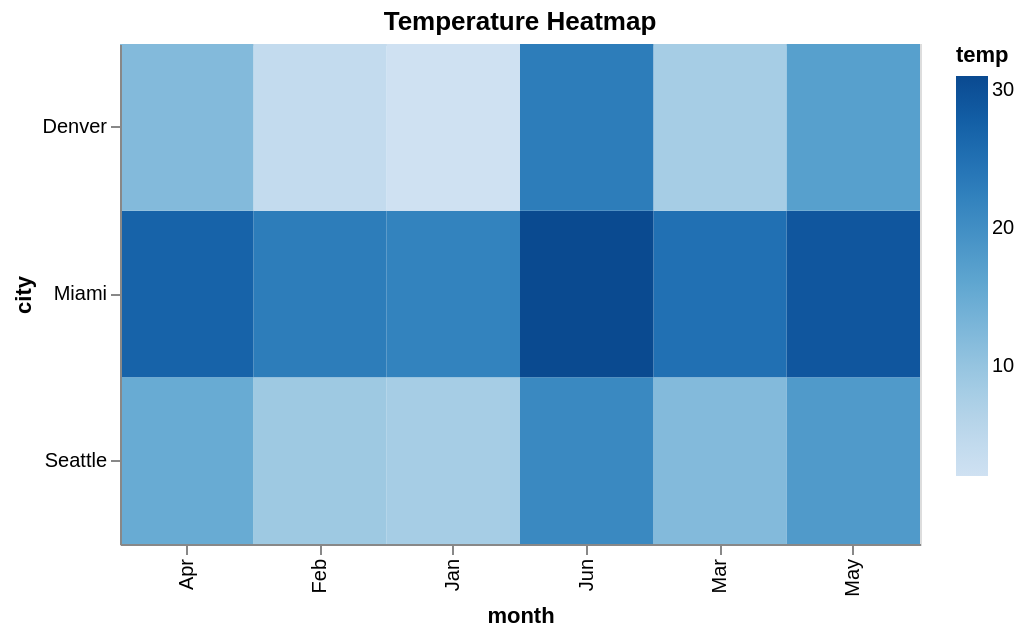

Source (Vega-Lite JSON):
### Vega-Lite specification from a JSON file in a GitHub repository (floating-point values rounded to 4 significant figures)
{"$schema": "https://vega.github.io/schema/vega-lite/v5.json", "title": "Temperature Heatmap", "width": 400, "height": 250, "data": {"values": [{"month": "Jan", "city": "Seattle", "temp": 8}, {"month": "Feb", "city": "Seattle", "temp": 9}, {"month": "Mar", "city": "Seattle", "temp": 12}, {"month": "Apr", "city": "Seattle", "temp": 15}, {"month": "May", "city": "Seattle", "temp": 18}, {"month": "Jun", "city": "Seattle", "temp": 21}, {"month": "Jan", "city": "Miami", "temp": 22}, {"month": "Feb", "city": "Miami", "temp": 23}, {"month": "Mar", "city": "Miami", "temp": 25}, {"month": "Apr", "city": "Miami", "temp": 27}, {"month": "May", "city": "Miami", "temp": 29}, {"month": "Jun", "city": "Miami", "temp": 31}, {"month": "Jan", "city": "Denver", "temp": 2}, {"month": "Feb", "city": "Denver", "temp": 4}, {"month": "Mar", "city": "Denver", "temp": 8}, {"month": "Apr", "city": "Denver", "temp": 12}, {"month": "May", "city": "Denver", "temp": 17}, {"month": "Jun", "city": "Denver", "temp": 23}]}, "mark": "rect", "encoding": {"x": {"field": "month", "type": "ordinal", "scale": {}}, "y": {"field": "city", "type": "nominal", "scale": {}}, "color": {"field": "temp", "type": "quantitative", "scale": {"scheme": "blues"}}, "tooltip": [{"field": "month", "type": "ordinal"}, {"field": "city", "type": "nominal"}, {"field": "temp", "type": "quantitative"}]}, "transform": [], "params": []}
